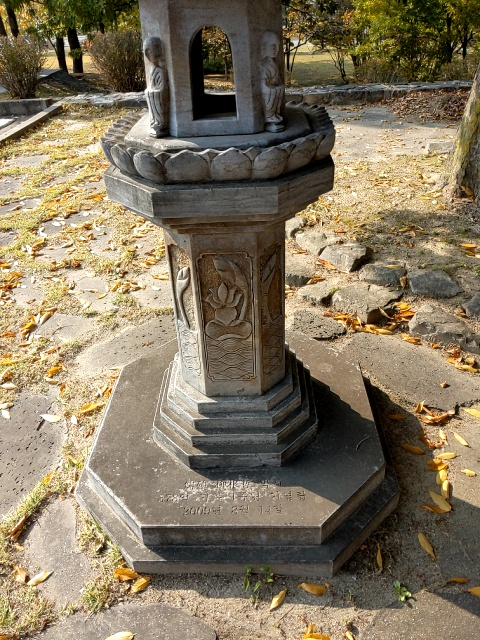
#> input picture dataset/000.jpg, 480 x 640 px; its folder holds 4 pictures in this run
$ python main.py
#> lines starting #> are read from the running program, lines starting #| are printed output that depends on the picture
### views.py
from config import *


class views:
    def __init__(self):
        self.dense = []
        self.graph = self.graph()

        # images
        self.color = []
        self.gray = []

        # sparse matching
        self.dsc = []
        self.obs = []
        self.matched = []
        self.tracked = []
        self.trackids = []

        # camera parameters
        self.pose = []
        self.K = []

    def initcameras(self, config):
        # init poses and intrinsics
        opose = np.hstack((np.eye(3, 3), np.zeros((3, 1))))
        f = np.max(self.gray[0].shape) * config.dataset.intscale
        params = [f, f, self.gray[0].shape[1] / 2, self.gray[0].shape[0] / 2]
        K = np.array([[params[0], 0, params[2]], [0, params[1], params[3]], [0, 0, 1]])
        for kf in range(len(self.color)):
            self.pose.append(opose)
            self.K.append(K)

    def loadimages(self, config):
        os.chdir(config.dataset.path)
        for i in glob.glob("*.jpg"):
            img = cv2.imread(config.dataset.path + i)
#> img is the input picture: shape (640, 480, 3); mean B, G, R 94.7, 118.2, 130.8
            img = cv2.resize(img, (int(img.shape[1] / config.dataset.imresize),
                                   int(img.shape[0] / config.dataset.imresize)))
            gimg = cv2.cvtColor(img, cv2.COLOR_BGR2GRAY)
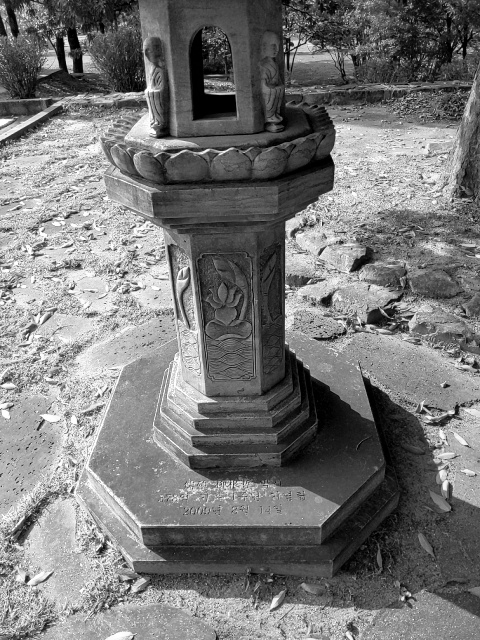
#> gimg: shape (640, 480); min 0, max 255, mean 119.3
            self.color.append(img)
            self.gray.append(gimg)

            if config.dataset.display:
                cv2.imshow('sample image', img)
                cv2.waitKey(1)
#> pass 2 of the loop in loadimages, `for i in glob.glob("*.jpg"):`:
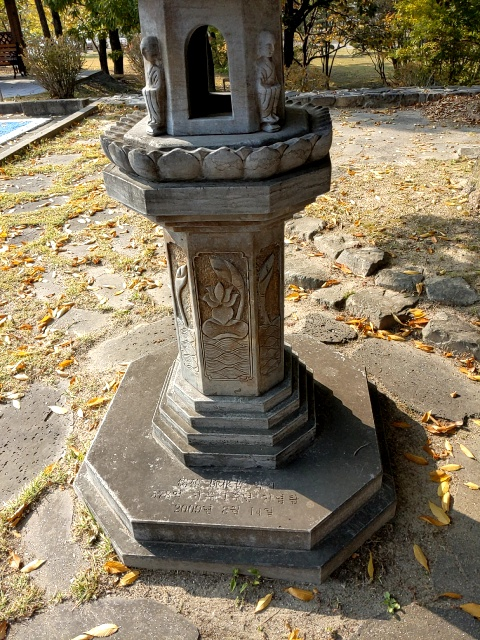
#> input picture dataset/001.jpg, 480 x 640 px
#> in loadimages, img is the input picture: shape (640, 480, 3); mean B, G, R 95.5, 118.4, 130.2
#> in loadimages, `gimg = cv2.cvtColor(img, cv2.COLOR_BGR2GRAY)`:
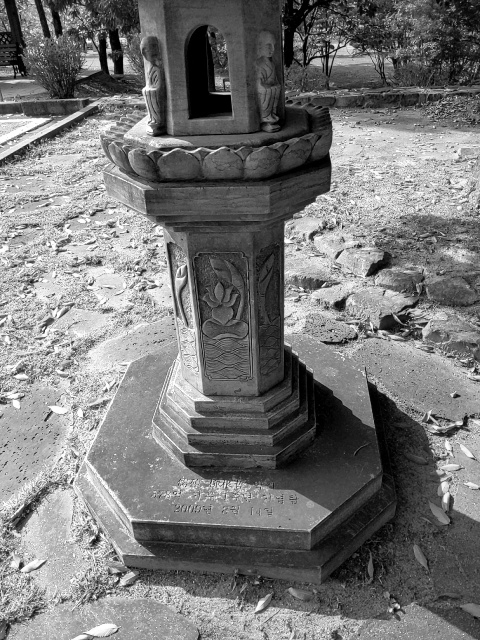
#> gimg: shape (640, 480); min 0, max 255, mean 119.3
#> pass 3 of the loop in loadimages, `for i in glob.glob("*.jpg"):`:
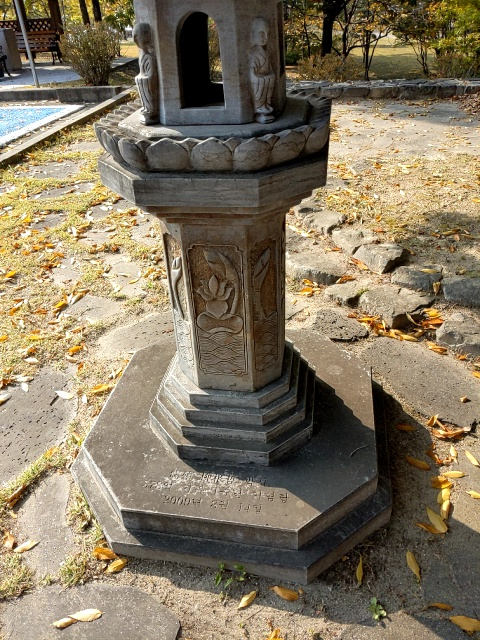
#> input picture dataset/002.jpg, 480 x 640 px
#> in loadimages, img is the input picture: shape (640, 480, 3); mean B, G, R 96.7, 119, 131.2
#> in loadimages, `gimg = cv2.cvtColor(img, cv2.COLOR_BGR2GRAY)`:
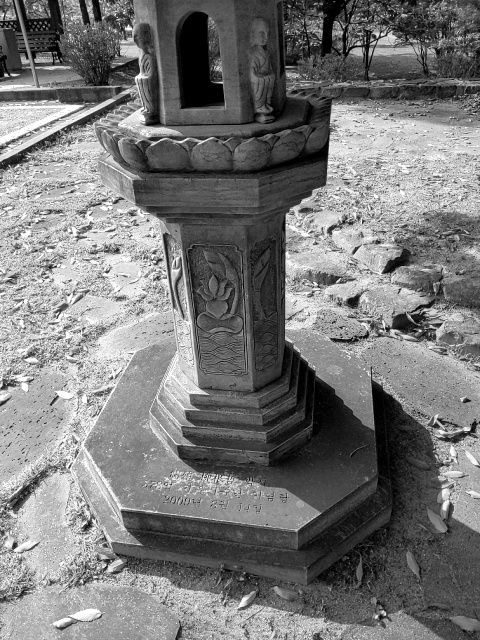
#> gimg: shape (640, 480); min 0, max 255, mean 120.1
#> the loop made 4 passes; the first 3 are shown

    def loadintr(self, config):
        datafile = open(config.dataset.path + "/" + 'cameraIntrinsic.txt')
#> (reads dataset/cameraIntrinsic.txt from the repository)
        params = list()

        for line in datafile:
            strs = line.split(' ', line.count(' '))
            for strvar in strs:
                params.append(float(strvar))

        if self.color[1].shape[0] > 640:
            params = params * 3

        K = np.array([[params[0], 0, params[2]], [0, params[1], params[3]], [0, 0, 1]])
        K[:2, :] = K[:2, :] / config.dataset.imresize

        for kf in range(len(self.color)):
            self.K[kf] = K

    def loadposes(self, config):
#> (the run stopped early here; a loop or call above may not have finished)
